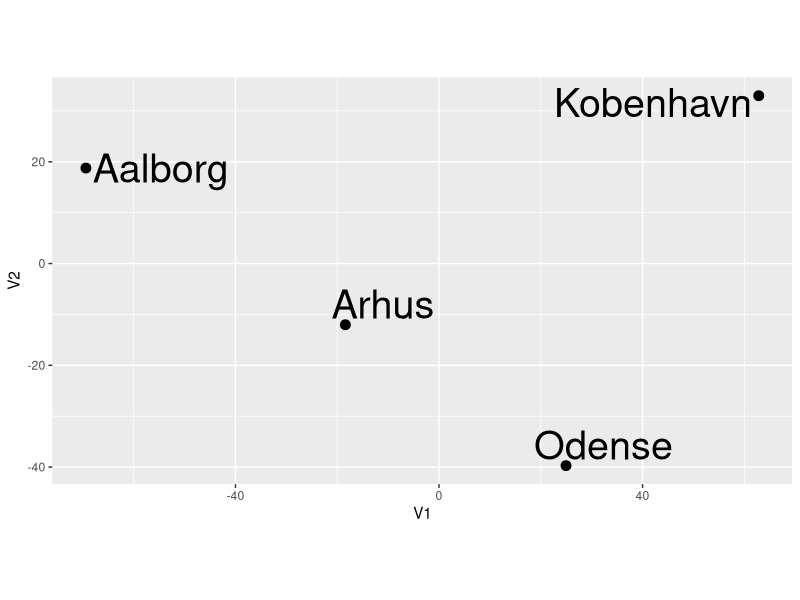

Here is the R script that generated this plot:
rm(list=ls())
library(ggplot2)
#Classical Scaling

#####  Input matrix. ###

Delta_mat <- structure(c(0, 93, 82, 133, 93, 0, 52, 60, 82, 52, 0, 111, 133,60, 111, 0), dim = c(4L, 4L))

Delta_mat |> signif(2)


# Step 1: Obtain "A" matrix

A_mat <- -1/2 * Delta_mat^2
A_mat |> signif(3)

# Step 2:  Calculate B Matrix
## B = HAH and H = I - 1/nII^T

H <- diag(4) - 1/4 * matrix(1, 4, 4)
B_mat <- H%*%A_mat%*%H
B_mat |> signif(3)

# Step 3: Perform Eigendecompistion of B Matrix
# calcualte eigenvalues and eigenvectors
# B = PDP^(-1)

evd <- eigen(B_mat)

# Y = eigenvectos%*%diag(eigenvalues)*1/2

Y_mat <- evd$vectors %*% diag(sqrt(evd$values))
Y_mat |> signif(2)


plot_tbl <- Y_mat |>
  tibble::as_tibble() |>
  dplyr::mutate(
    city = c(
      "Kobenhavn", "Arhus",
      "Odense", "Aalborg"
    )
  )
p <- ggplot(plot_tbl, aes(V1, V2)) +
  geom_point(size = 3) +
  ggrepel::geom_text_repel(
    aes(label = city), size = 10
  ) +
  coord_equal()

p

#### Using R Pacakge ####
fit.Denmark = cmdscale(Delta_mat, eig = TRUE, list. = TRUE)



plot_tbl_2 <- fit.Denmark$points |>
  tibble::as_tibble() |>
  dplyr::mutate(
    city = c(
      "Kobenhavn", "Arhus",
      "Odense", "Aalborg"
    )
  )
p_2 <- ggplot(plot_tbl_2, aes(V1, V2)) +
  geom_point(size = 3) +
  ggrepel::geom_text_repel(
    aes(label = city), size = 10
  ) +
  coord_equal()

